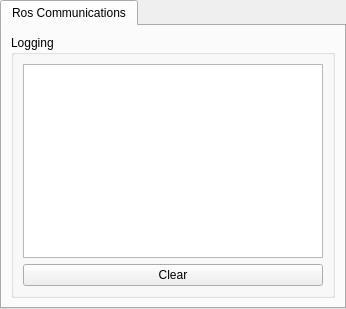
          <widget class="QTabWidget" name="tab_manager">
            <property name="minimumSize">
              <size>
                <width>100</width>
                <height>0</height>
              </size>
            </property>
            <property name="locale">
              <locale language="English" country="Australia"/>
            </property>
            <property name="currentIndex">
              <number>0</number>
            </property>
            <widget class="QWidget" name="tab_status">
              <attribute name="title">
                <string>Ros Communications</string>
              </attribute>
              <layout class="QVBoxLayout" name="verticalLayout_2">
                <item>
                  <widget class="QGroupBox" name="groupBox_log">
                    <property name="sizePolicy">
                      <sizepolicy hsizetype="MinimumExpanding" vsizetype="Preferred">
                        <horstretch>0</horstretch>
                        <verstretch>0</verstretch>
                      </sizepolicy>
                    </property>
                    <property name="title">
                      <string>Logging</string>
                    </property>
                    <layout class="QGridLayout" name="gridLayout_3">
                      <item row="1" column="0">
                        <widget class="QPushButton" name="button_clear_log">
                          <property name="minimumSize">
                            <size>
                              <width>300</width>
                              <height>0</height>
                            </size>
                          </property>
                          <property name="text">
                            <string>Clear</string>
                          </property>
                        </widget>
                      </item>
                      <item row="0" column="0">
                        <widget class="QListView" name="view_logging"/>
                      </item>
                    </layout>
                  </widget>
                </item>
              </layout>
            </widget>
          </widget>
